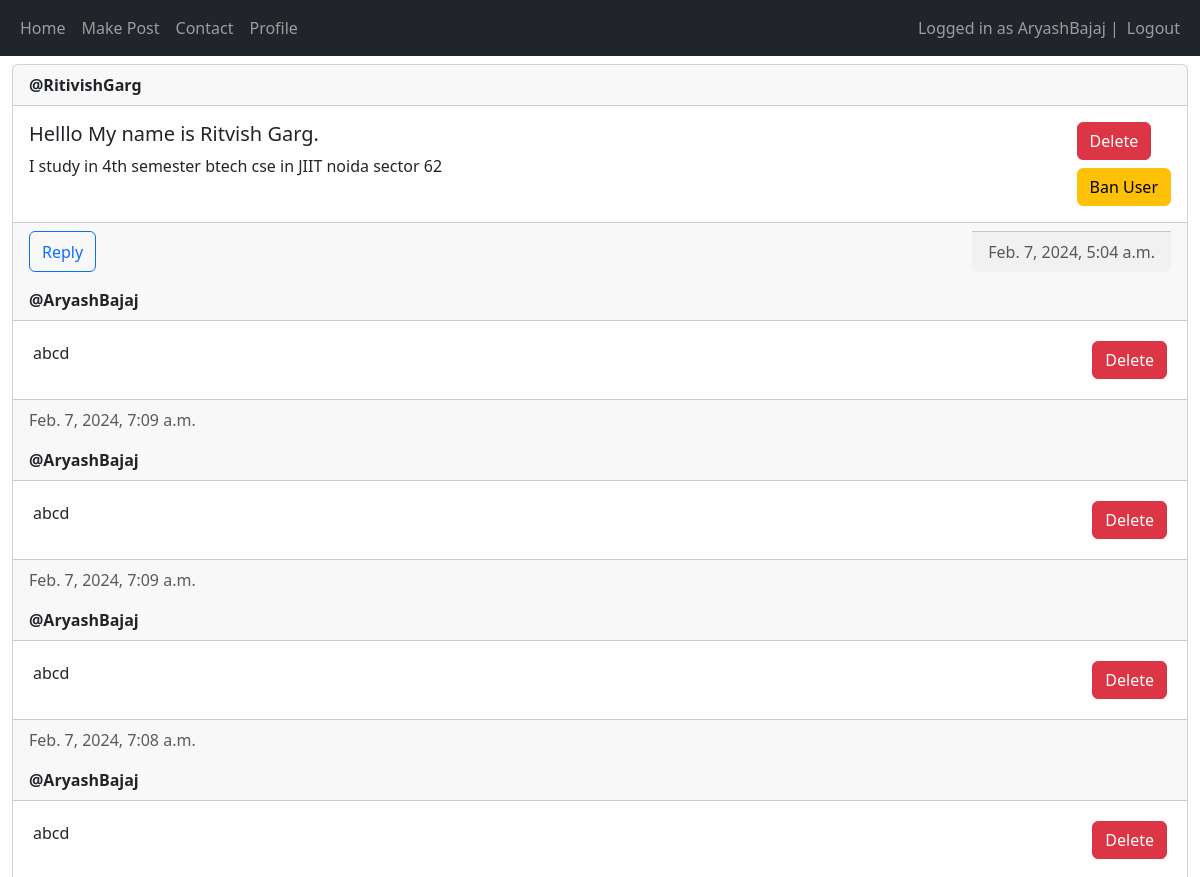
Page /view-post/18 (signed in, upper part) on the earlier database version.
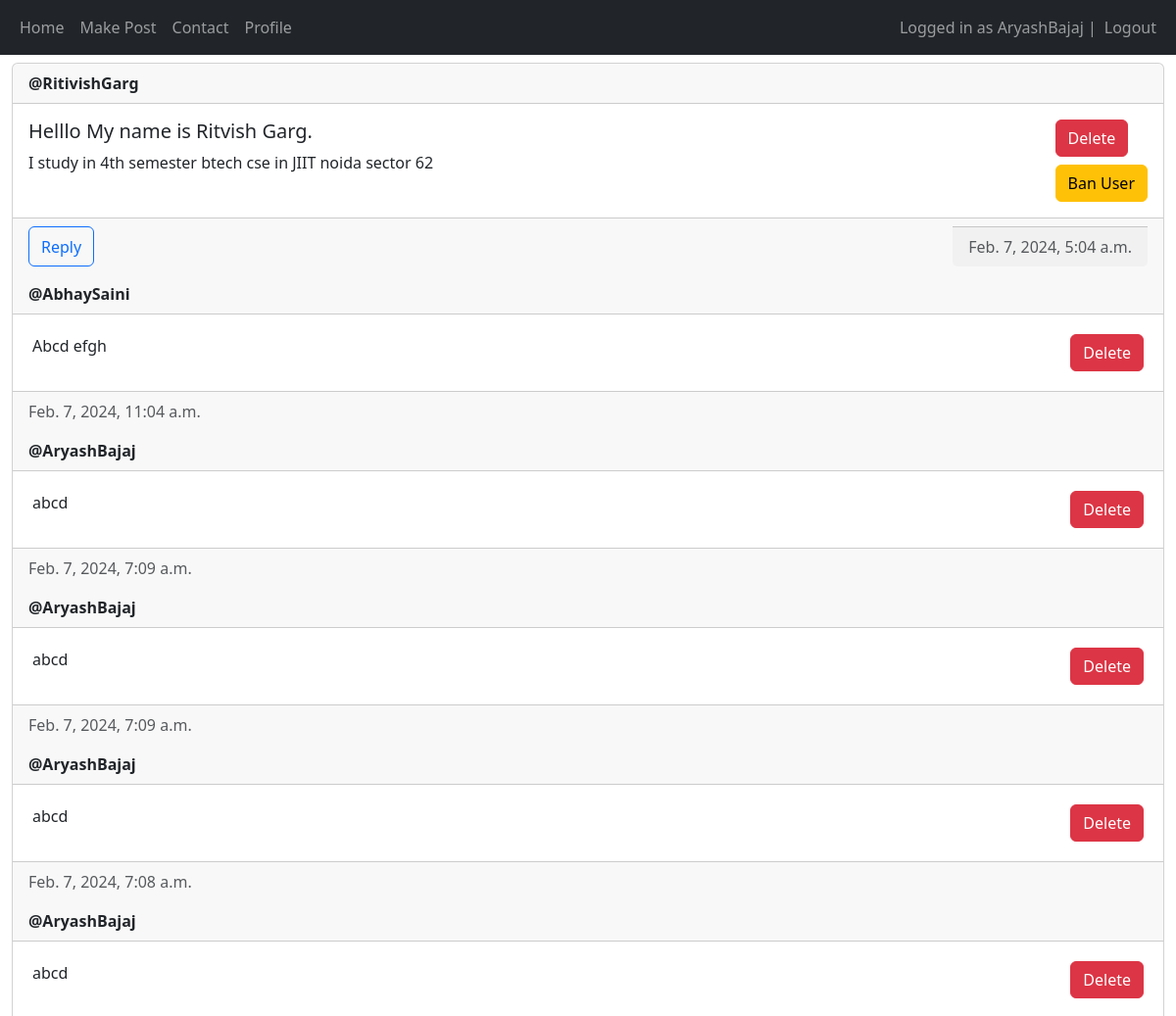
Same page on the later database version.
### main/models.py (models this page shows, shortened)
class Reply(models.Model) :
    replyTo = models.ForeignKey(Post, related_name="replies", on_delete = models.CASCADE)
    commentAuthor = models.ForeignKey(User, on_delete = models.CASCADE)
    content = models.TextField()
    created_at = models.DateTimeField(auto_now_add=True)
    updated_at = models.DateTimeField(auto_now= True)

### main/views.py (the view)
# urls.py: path('view-post/<int:post_id>', views.view_post, name="view-post"),
@login_required(login_url = "/login")
def view_post(request, post_id) :
    post = Post.objects.get(id = post_id)
    replies = post.replies.all().order_by("-created_at")
    if request.method == "POST" :
        form = ReplyForm(request.POST)
        if form.is_valid() :
            comment = form.save(commit=False)
            comment.commentAuthor = request.user
            comment.replyTo = post
            comment.save()
            url = "/view-post/" + str(post_id)
            return redirect(url)
    else :
        form = ReplyForm()
    return render(request, "main/view_post.html", {"post" : post, "form" : form, "replies" : replies})

### main/templates/main/view_post.html (shortened to what this page needs)
{% extends "main/base.html" %}
{% load crispy_forms_tags %}
{% block content %}
<div class="card mt-2">
    <div class="card-header"><strong>@{{ post.author.username }}</strong></div>
    <div class="card-body d-flex flex-row justify-content-between">
        <div>
            <h5 class="card-title">{{ post.title }}</h5>
            <p>{{post.description}}</p>
        </div>
        <div>
            {% if user == post.author or perms.main.delete_post %}
                <form method="post">
                    <button type="submit" name="post-id" class="btn btn-danger" value="{{post.id}}">Delete</button>
                </form>
            {% endif %}
            {% if user.is_staff %}
                <form method="post">
                    {% if post.author %}
                        <button type="submit" name="user-id-ban" class="btn btn-warning mt-2" value="{{post.author.id}}">Ban User</button>
                    {% else %}
                        <button type="submit" name="user-id-unban" class="btn btn-primary mt-2" value="{{post.author.id}}">Unban User</button>
                    {% endif %}
                </form>
            {% endif %}
        </div>
    </div>
    <div class="card-footer text-muted d-flex flex-row justify-content-between">
        {% if perms.main.add_post %}
            <button type="button" onclick="openform()" class="btn btn-outline-primary">Reply</button>
        {% endif %}
        <div class="card-footer d-flex flex-row justify-content-between text-muted">
            <div>
                {{post.created_at}}
            </div>
        </div>
    </div>
    {% for reply in replies %}
        <div class="card-header"><strong>@{{ reply.commentAuthor }}</strong></div>
        <div class="card-body d-flex flex-row justify-content-between m-lg-1">
            <div>
                <p class="card-text">{{reply.content}}</p>
            </div>
            <div>
                {% if user == reply.commentAuthor or perms.main.delete_post %}
                    <form method="post" onload="formload()">
                        <button type="submit" name="reply-id" class="btn btn-danger" value="{{reply.id}}">Delete</button>
                    </form>
                {% endif %}
            </div>
        </div>
        <div class="card-footer text-muted">{{ reply.created_at }}</div>
    {% endfor %}
</div>
{% endblock content %}

Differences in the rows shown:
added Reply: commentAuthor "AbhaySaini", content "Abcd efgh", {{ reply.id }} 58 (drawn), created_at "Feb. 7, 2024, 11:04 a.m."
